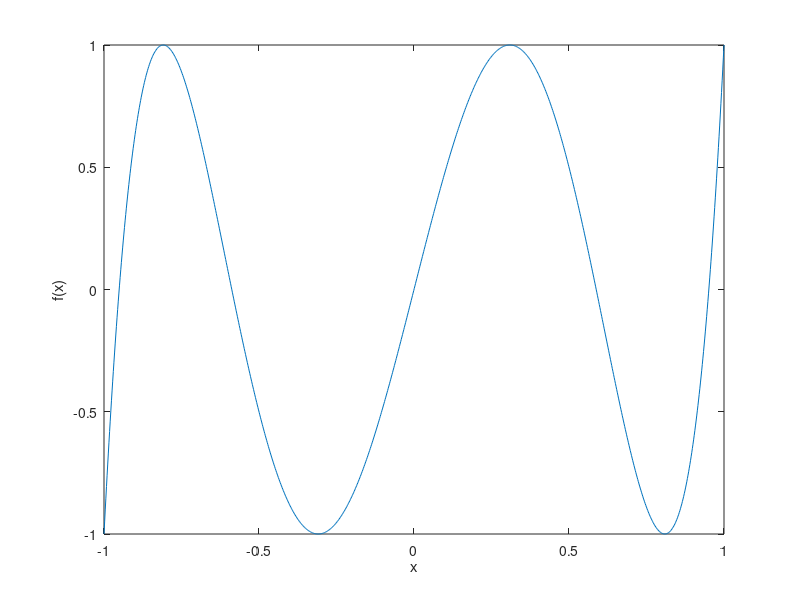
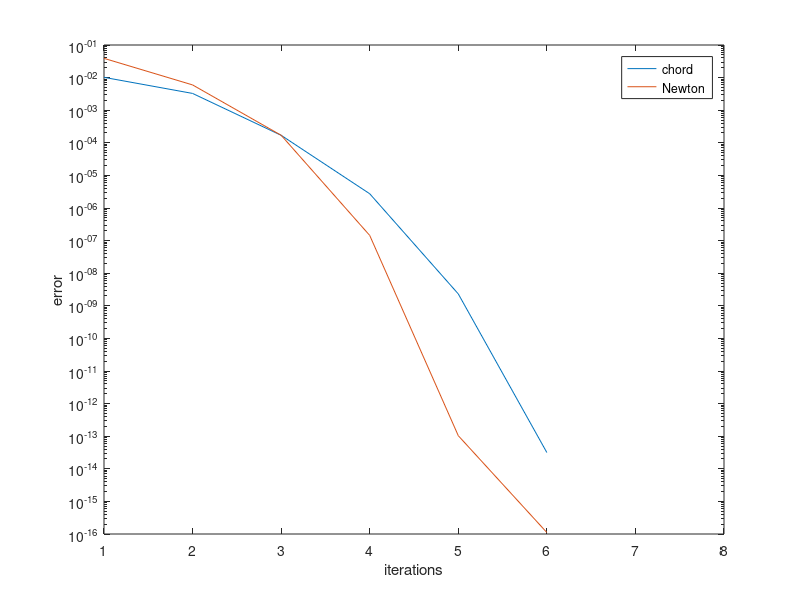
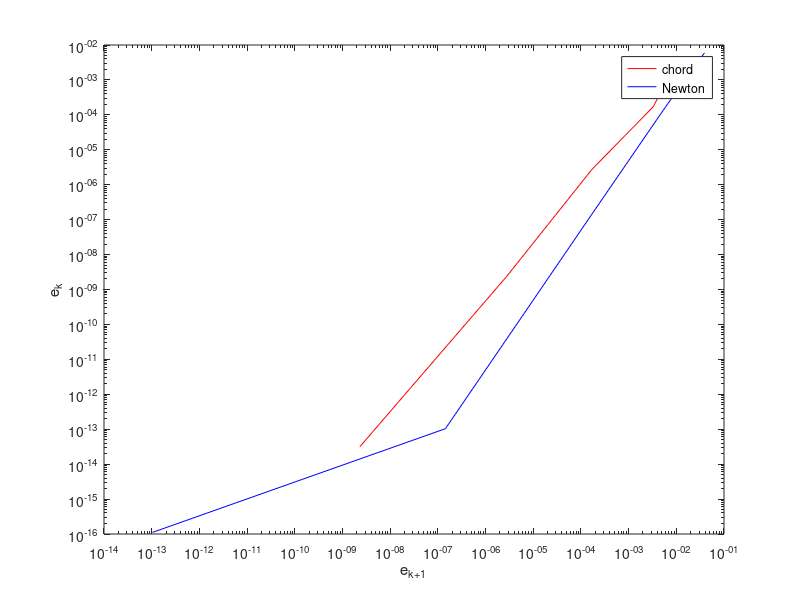

Recreate these plots in MATLAB, in order.
%Outputs:
% zc: zero obtained by using the chord method 
% zn: zero obtained by using the Newton method
% ec,en:error vectors with components......
% x: row vector of 1000 evenly spaced nodes in [1,1]
% f: row vector representing the function(1) evaluated at x.
function [zc,zn,ec,en,x,f] = test_zero()
x = linspace(-1,1,1000); 
F = @(x) 16*x.^5-20*x.^3+5*x; 
dFdx = @(x) 16*5*x.^4-20*3*x.^2+5; 
tol = 10^-15; 
Nmax = 20000; 
a = -0.99; 
b = -0.9; 
x0 = -0.99; 
z0 = cos(9*pi/10); 
iter=1; 
u=F(x0); 
v=dFdx(x0); 
err=abs(u/v); 
while (err>tol)&&(iter<=Nmax)&&(v~=0) 
      en(iter) = abs(x0-z0); 
      x1=x0-u/v; 
      err=abs(x1-x0); 
      x0=x1; 
      u=F(x0); 
      v=dFdx(x0);
      iter=iter+1; 
end
zn = x0; 
iter=1;
u=F(a);
v=F(b);
err=abs(b-a);
while (err>tol)&&(iter<=Nmax)&&((v-u)~=0) 
      x0=b-v*(b-a)/(v-u);
      ec(iter) = abs(x0-z0);   
      a=b; 
      u=v; 
      b=x0;
      v=F(b);
      iter=iter+1;
      err=abs(b-a);
end
zc = b;
f = F(x); 
plot(x,f); 
xlabel('x');ylabel('f(x)'); 
figure(2) 
semilogy(ec); 
hold on
semilogy(en); 
legend('chord','Newton'); 
xlabel('iterations');ylabel('error'); 
figure(3) 
loglog(ec(1:end-1),ec(2:end),'r',en(1:end-1),en(2:end),'b'); 
legend('chord','Newton');
xlabel('e_{k+1}');ylabel('e_k');
end